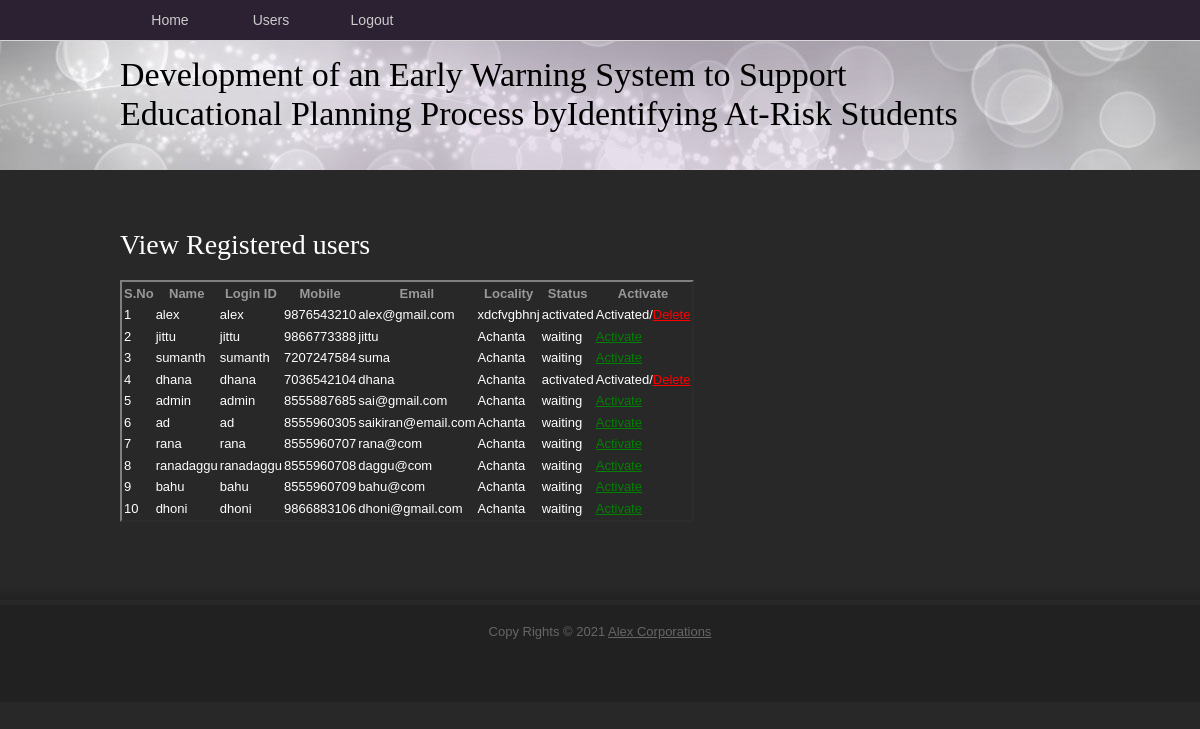
Screenshot of /AdminActivaUsers/?uid=4 with the database file from the repository.
### users/models.py (models this page shows, shortened)
class UserRegistrationModel(models.Model):
    name = models.CharField(max_length=100)
    loginid = models.CharField(unique=True, max_length=100)
    password = models.CharField(max_length=100)
    mobile = models.CharField(unique=True, max_length=100)
    email = models.CharField(unique=True, max_length=100)
    locality = models.CharField(max_length=100)
    address = models.CharField(max_length=1000)
    city = models.CharField(max_length=100)
    state = models.CharField(max_length=100)
    status = models.CharField(max_length=100)
    class Meta:
        db_table = 'UserRegistrations'

### admins/views.py (the view)
# urls.py: path("AdminActivaUsers/", admins.AdminActivaUsers, name="AdminActivaUsers"),
def AdminActivaUsers(request):
    if request.method == 'GET':
        id = request.GET.get('uid')
        status = 'activated'
        print("PID = ", id, status)
        UserRegistrationModel.objects.filter(id=id).update(status=status)
        data = UserRegistrationModel.objects.all()
        return render(request, 'admins/RegisteredUsers.html', {'data': data})

### assets/templates/admins/RegisteredUsers.html (shortened to what this page needs)
{%extends 'admins/adminbase.html'%}
{%block contents%}
<div id="tooplate_main">
		<h2>View Registered users</h2>
						<p>
 <table border="2px" class="table table-hover table-dark" >
                    <thead>
                    <tr class="table-danger">
                        <th scope="col">S.No</th>
                        <th scope="col">Name</th>
                        <th scope="col">Login ID</th>
                        <th scope="col">Mobile</th>
                        <th scope="col">Email</th>
                        <th scope="col">Locality</th>
                        <th scope="col">Status</th>
                        <th scope="col">Activate</th>
                    </tr>
                    </thead>
                    <tbody>
                    {% for i in data %}
                    <tr scope="row" style="color: WHITE;">
                        <td>{{forloop.counter}}</td>
                        <td>{{i.name}}</td>
                        <td>{{i.loginid}}</td>
                        <td>{{i.mobile}}</td>
                        <td>{{i.email}}</td>
                        <td>{{i.locality}}</td>
                        <td>{{i.status}}</td>
                        {% if i.status == 'waiting' %}
                        <td><a class="btn-link" href="/AdminActivaUsers/?uid={{ i.id }}"
                               style="color:GREEN">Activate</a></td>
                        {% else %}
                        <td> Activated/<a class="btn-link" href="/DeleteUsers/?uid={{ i.id }}"
                               style="color:RED">Delete</a></td>
                        {% endif %}
                    </tr>
                    {% endfor %}
                    </tbody>
                </table>
			<div class="cleaner h40"></div>
    </div>
{%endblock%}

### assets/static/css/tooplate_style.css (style rules this page uses)
body { margin: 0; padding: 0; color: #999; font-family: Tahoma, Geneva, sans-serif; font-size: 13px; line-height: 1.5em; background-color: #282828; background-position: top; background-repeat: repeat-x }
#sub_page { background-image: url(../images/tooplate_body_sp.png); }
a, a:link, a:visited { color: #ffffff; font-weight: normal; ; }
p { margin: 0 0 10px 0; padding: 0; }
h1, h2, h3, h4, h5, h6 { color: #fff; font-weight: normal; font-family: Georgia, "Times New Roman", Times, serif }
h2 { font-size: 28px; margin: 0 0 20px; padding: 5px 0; }
.cleaner { clear: both }
.h40 { height: 40px }
#tooplate_main { clear: both; width: 960px; padding: 60px 0 20px; margin: 0 auto; }

### assets/static/css_pirobox/white/style.css (style rules this page uses)
.pirobox_content table,tbody,tr,th,td { margin:0;padding:0;border:none; }

### rows the page displays
UserRegistrationModel: name "alex", loginid "alex", mobile "9876543210", email "alex@gmail.com", locality "xdcfvgbhnj", status "activated"
UserRegistrationModel: name "jittu", loginid "jittu", mobile "9866773388", email "jittu", locality "Achanta", status "waiting"
UserRegistrationModel: name "sumanth", loginid "sumanth", mobile "7207247584", email "suma", locality "Achanta", status "waiting"
UserRegistrationModel: name "dhana", loginid "dhana", mobile "7036542104", email "dhana", locality "Achanta", status "activated"
UserRegistrationModel: name "admin", loginid "admin", mobile "8555887685", email "sai@gmail.com", locality "Achanta", status "waiting"
UserRegistrationModel: name "ad", loginid "ad", mobile "8555960305", email "saikiran@email.com", locality "Achanta", status "waiting"
UserRegistrationModel: name "rana", loginid "rana", mobile "8555960707", email "rana@com", locality "Achanta", status "waiting"
UserRegistrationModel: name "ranadaggu", loginid "ranadaggu", mobile "8555960708", email "daggu@com", locality "Achanta", status "waiting"
UserRegistrationModel: name "bahu", loginid "bahu", mobile "8555960709", email "bahu@com", locality "Achanta", status "waiting"
UserRegistrationModel: name "dhoni", loginid "dhoni", mobile "9866883106", email "dhoni@gmail.com", locality "Achanta", status "waiting"
